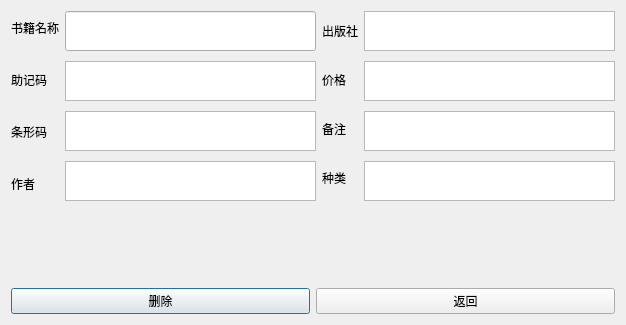
<?xml version="1.0" encoding="UTF-8"?>
<ui version="4.0">
 <class>Dialog</class>
 <widget class="QDialog" name="Dialog">
  <property name="geometry">
   <rect>
    <x>0</x>
    <y>0</y>
    <width>626</width>
    <height>325</height>
   </rect>
  </property>
  <property name="windowTitle">
   <string>Dialog</string>
  </property>
  <layout class="QVBoxLayout" name="verticalLayout_2">
   <item>
    <layout class="QHBoxLayout" name="horizontalLayout_3">
     <item>
      <layout class="QHBoxLayout" name="horizontalLayout_4">
       <item>
        <layout class="QVBoxLayout" name="verticalLayout">
         <property name="spacing">
          <number>18</number>
         </property>
         <item>
          <widget class="QLabel" name="label">
           <property name="sizePolicy">
            <sizepolicy hsizetype="Preferred" vsizetype="Fixed">
             <horstretch>0</horstretch>
             <verstretch>0</verstretch>
            </sizepolicy>
           </property>
           <property name="maximumSize">
            <size>
             <width>16777215</width>
             <height>40</height>
            </size>
           </property>
           <property name="text">
            <string>书籍名称</string>
           </property>
          </widget>
         </item>
         <item>
          <widget class="QLabel" name="label_3">
           <property name="sizePolicy">
            <sizepolicy hsizetype="Preferred" vsizetype="Fixed">
             <horstretch>0</horstretch>
             <verstretch>0</verstretch>
            </sizepolicy>
           </property>
           <property name="maximumSize">
            <size>
             <width>16777215</width>
             <height>40</height>
            </size>
           </property>
           <property name="text">
            <string>助记码</string>
           </property>
          </widget>
         </item>
         <item>
          <widget class="QLabel" name="label_4">
           <property name="sizePolicy">
            <sizepolicy hsizetype="Preferred" vsizetype="Fixed">
             <horstretch>0</horstretch>
             <verstretch>0</verstretch>
            </sizepolicy>
           </property>
           <property name="maximumSize">
            <size>
             <width>16777215</width>
             <height>40</height>
            </size>
           </property>
           <property name="text">
            <string>条形码</string>
           </property>
          </widget>
         </item>
         <item>
          <widget class="QLabel" name="label_5">
           <property name="sizePolicy">
            <sizepolicy hsizetype="Preferred" vsizetype="Fixed">
             <horstretch>0</horstretch>
             <verstretch>0</verstretch>
            </sizepolicy>
           </property>
           <property name="maximumSize">
            <size>
             <width>16777215</width>
             <height>40</height>
            </size>
           </property>
           <property name="text">
            <string>作者</string>
           </property>
          </widget>
         </item>
        </layout>
       </item>
       <item>
        <layout class="QVBoxLayout" name="verticalLayout_3">
         <property name="spacing">
          <number>10</number>
         </property>
         <item>
          <widget class="QLineEdit" name="txBookName">
           <property name="minimumSize">
            <size>
             <width>0</width>
             <height>40</height>
            </size>
           </property>
           <property name="maximumSize">
            <size>
             <width>16777215</width>
             <height>40</height>
            </size>
           </property>
          </widget>
         </item>
         <item>
          <widget class="QTextEdit" name="txBookJZCode">
           <property name="sizePolicy">
            <sizepolicy hsizetype="Expanding" vsizetype="Fixed">
             <horstretch>0</horstretch>
             <verstretch>0</verstretch>
            </sizepolicy>
           </property>
           <property name="maximumSize">
            <size>
             <width>16777215</width>
             <height>40</height>
            </size>
           </property>
          </widget>
         </item>
         <item>
          <widget class="QTextEdit" name="txBookBarCode">
           <property name="sizePolicy">
            <sizepolicy hsizetype="Expanding" vsizetype="Fixed">
             <horstretch>0</horstretch>
             <verstretch>0</verstretch>
            </sizepolicy>
           </property>
           <property name="maximumSize">
            <size>
             <width>16777215</width>
             <height>40</height>
            </size>
           </property>
          </widget>
         </item>
         <item>
          <widget class="QTextEdit" name="txBookAuthor">
           <property name="sizePolicy">
            <sizepolicy hsizetype="Expanding" vsizetype="Fixed">
             <horstretch>0</horstretch>
             <verstretch>0</verstretch>
            </sizepolicy>
           </property>
           <property name="maximumSize">
            <size>
             <width>16777215</width>
             <height>40</height>
            </size>
           </property>
          </widget>
         </item>
        </layout>
       </item>
      </layout>
     </item>
     <item>
      <layout class="QHBoxLayout" name="horizontalLayout_2">
       <item>
        <layout class="QVBoxLayout" name="verticalLayout_4">
         <property name="spacing">
          <number>20</number>
         </property>
         <item>
          <widget class="QLabel" name="label_10">
           <property name="sizePolicy">
            <sizepolicy hsizetype="Preferred" vsizetype="Fixed">
             <horstretch>0</horstretch>
             <verstretch>0</verstretch>
            </sizepolicy>
           </property>
           <property name="text">
            <string>出版社</string>
           </property>
          </widget>
         </item>
         <item>
          <widget class="QLabel" name="label_11">
           <property name="sizePolicy">
            <sizepolicy hsizetype="Preferred" vsizetype="Fixed">
             <horstretch>0</horstretch>
             <verstretch>0</verstretch>
            </sizepolicy>
           </property>
           <property name="text">
            <string>价格</string>
           </property>
          </widget>
         </item>
         <item>
          <widget class="QLabel" name="label_12">
           <property name="sizePolicy">
            <sizepolicy hsizetype="Preferred" vsizetype="Fixed">
             <horstretch>0</horstretch>
             <verstretch>0</verstretch>
            </sizepolicy>
           </property>
           <property name="text">
            <string>备注</string>
           </property>
          </widget>
         </item>
         <item>
          <widget class="QLabel" name="label_13">
           <property name="sizePolicy">
            <sizepolicy hsizetype="Preferred" vsizetype="Fixed">
             <horstretch>0</horstretch>
             <verstretch>0</verstretch>
            </sizepolicy>
           </property>
           <property name="text">
            <string>种类</string>
           </property>
          </widget>
         </item>
        </layout>
       </item>
       <item>
        <layout class="QVBoxLayout" name="verticalLayout_6">
         <property name="spacing">
          <number>10</number>
         </property>
         <item>
          <widget class="QTextEdit" name="txBookPress">
           <property name="sizePolicy">
            <sizepolicy hsizetype="Expanding" vsizetype="Fixed">
             <horstretch>0</horstretch>
             <verstretch>0</verstretch>
            </sizepolicy>
           </property>
           <property name="minimumSize">
            <size>
             <width>0</width>
             <height>40</height>
            </size>
           </property>
           <property name="maximumSize">
            <size>
             <width>16777215</width>
             <height>40</height>
            </size>
           </property>
          </widget>
         </item>
         <item>
          <widget class="QTextEdit" name="txBookPrice">
           <property name="sizePolicy">
            <sizepolicy hsizetype="Expanding" vsizetype="Fixed">
             <horstretch>0</horstretch>
             <verstretch>0</verstretch>
            </sizepolicy>
           </property>
           <property name="minimumSize">
            <size>
             <width>0</width>
             <height>40</height>
            </size>
           </property>
           <property name="maximumSize">
            <size>
             <width>16777215</width>
             <height>40</height>
            </size>
           </property>
          </widget>
         </item>
         <item>
          <widget class="QTextEdit" name="txBookNote">
           <property name="sizePolicy">
            <sizepolicy hsizetype="Expanding" vsizetype="Fixed">
             <horstretch>0</horstretch>
             <verstretch>0</verstretch>
            </sizepolicy>
           </property>
           <property name="minimumSize">
            <size>
             <width>0</width>
             <height>40</height>
            </size>
           </property>
           <property name="maximumSize">
            <size>
             <width>16777215</width>
             <height>40</height>
            </size>
           </property>
          </widget>
         </item>
         <item>
          <widget class="QTextEdit" name="txbookCategory">
           <property name="sizePolicy">
            <sizepolicy hsizetype="Expanding" vsizetype="Fixed">
             <horstretch>0</horstretch>
             <verstretch>0</verstretch>
            </sizepolicy>
           </property>
           <property name="minimumSize">
            <size>
             <width>0</width>
             <height>40</height>
            </size>
           </property>
           <property name="maximumSize">
            <size>
             <width>16777215</width>
             <height>40</height>
            </size>
           </property>
          </widget>
         </item>
        </layout>
       </item>
      </layout>
     </item>
    </layout>
   </item>
   <item>
    <spacer name="verticalSpacer">
     <property name="orientation">
      <enum>Qt::Vertical</enum>
     </property>
     <property name="sizeHint" stdset="0">
      <size>
       <width>20</width>
       <height>65</height>
      </size>
     </property>
    </spacer>
   </item>
   <item>
    <layout class="QHBoxLayout" name="horizontalLayout">
     <item>
      <widget class="QPushButton" name="btnDel">
       <property name="text">
        <string>删除</string>
       </property>
      </widget>
     </item>
     <item>
      <widget class="QPushButton" name="btnQuit">
       <property name="text">
        <string>返回</string>
       </property>
      </widget>
     </item>
    </layout>
   </item>
  </layout>
 </widget>
 <resources/>
 <connections/>
</ui>
